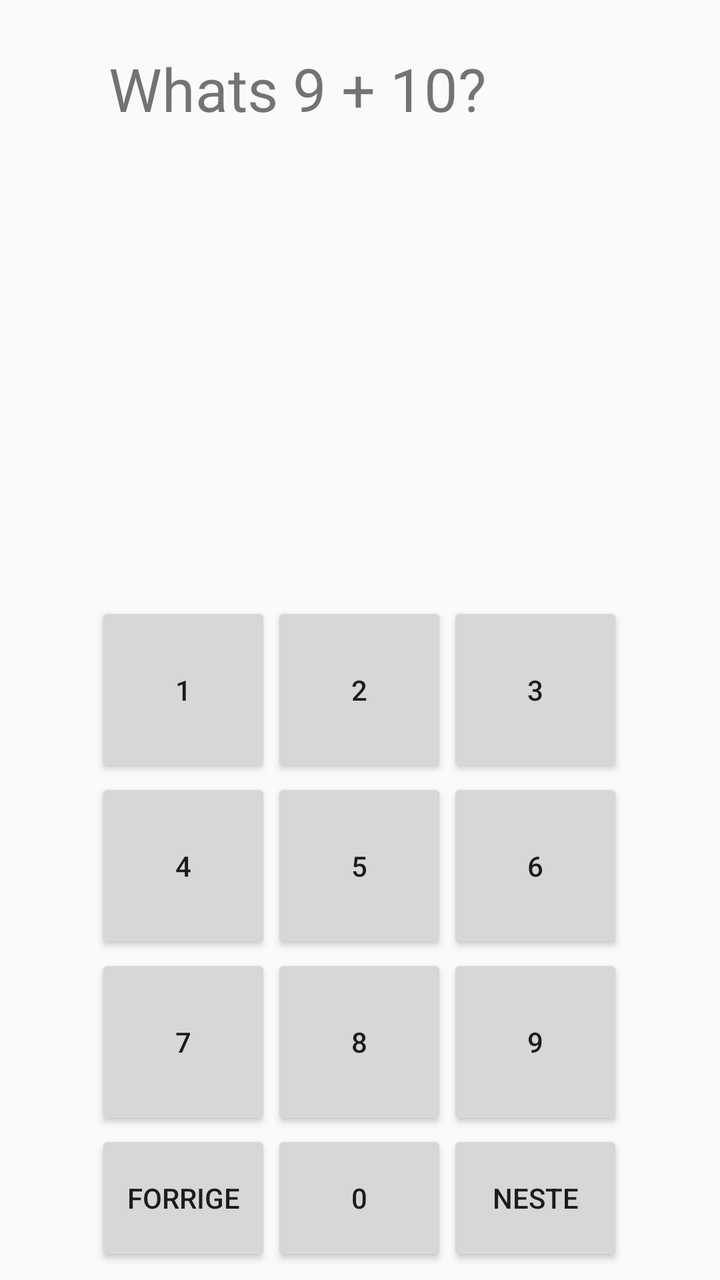
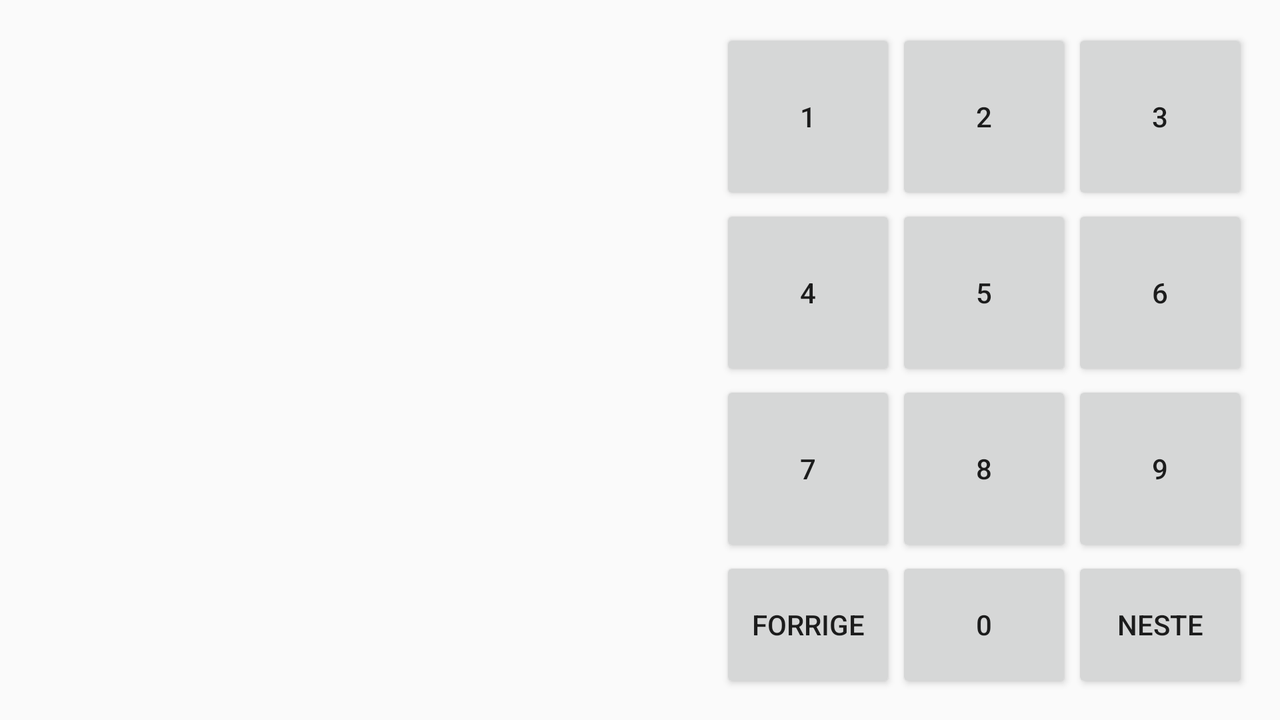

Two renders of one Android screen. The first uses the default layout on a phone; the second uses the alternative layout the repository ships for a different screen configuration, on a matching device. The two XML files are below.
<!-- AndroidManifest.xml: application theme Theme.Mappe1 -->
<!-- res/layout/game_activity.xml -->
<?xml version="1.0" encoding="utf-8"?>
<android.support.constraint.ConstraintLayout xmlns:android="http://schemas.android.com/apk/res/android"
    xmlns:app="http://schemas.android.com/apk/res-auto"
    xmlns:tools="http://schemas.android.com/tools"
    android:layout_width="match_parent"
    android:layout_height="match_parent"
    tools:context=".GameActivity"
    tools:ignore="Typos"
    >

    <TableLayout
        android:layout_width="265dp"
        android:layout_height="333dp"
        app:layout_constraintBottom_toBottomOf="parent"
        app:layout_constraintEnd_toEndOf="parent"
        app:layout_constraintStart_toStartOf="parent"
        app:layout_constraintTop_toTopOf="parent"
        app:layout_constraintVertical_bias="0.98">

        <TableRow
            android:layout_width="match_parent"
            android:layout_height="wrap_content">

            <Button
                android:id="@+id/button19"
                android:layout_width="88dp"
                android:layout_height="88dp"
                android:text="@string/game_1" />

            <Button
                android:id="@+id/button18"
                android:layout_width="88dp"
                android:layout_height="88dp"
                android:text="@string/game_2" />

            <Button
                android:id="@+id/button17"
                android:layout_width="88dp"
                android:layout_height="88dp"
                android:text="@string/game_3" />

        </TableRow>

        <TableRow
            android:layout_width="match_parent"
            android:layout_height="75dp">

            <Button
                android:id="@+id/button23"
                android:layout_width="88dp"
                android:layout_height="88dp"
                android:text="@string/game_4" />

            <Button
                android:id="@+id/button22"
                android:layout_width="88dp"
                android:layout_height="88dp"
                android:text="@string/game_5" />

            <Button
                android:id="@+id/button21"
                android:layout_width="88dp"
                android:layout_height="88dp"
                android:text="@string/game_6" />

        </TableRow>

        <TableRow
            android:layout_width="match_parent"
            android:layout_height="match_parent">

            <Button
                android:id="@+id/button27"
                android:layout_width="88dp"
                android:layout_height="88dp"
                android:text="@string/game_7" />

            <Button
                android:id="@+id/button26"
                android:layout_width="88dp"
                android:layout_height="88dp"
                android:text="@string/game_8" />

            <Button
                android:id="@+id/button25"
                android:layout_width="88dp"
                android:layout_height="88dp"
                android:text="@string/game_9" />

        </TableRow>

        <TableRow
            android:layout_width="match_parent"
            android:layout_height="match_parent">

            <Button
                android:id="@+id/button31"
                android:layout_width="88dp"
                android:layout_height="68dp"
                android:text="@string/game_forrige" />

            <Button
                android:id="@+id/button30"
                android:layout_width="88dp"
                android:layout_height="68dp"
                android:text="@string/game_0" />

            <Button
                android:id="@+id/button29"
                android:layout_width="88dp"
                android:layout_height="68dp"
                android:text="@string/game_neste" />

        </TableRow>
    </TableLayout>

    <TextView
        android:id="@+id/textView"
        android:layout_width="253dp"
        android:layout_height="93dp"
        android:layout_marginTop="24dp"
        android:text="Whats 9 + 10?"
        android:textSize="30dp"
        app:layout_constraintEnd_toEndOf="parent"
        app:layout_constraintHorizontal_bias="0.507"
        app:layout_constraintStart_toStartOf="parent"
        app:layout_constraintTop_toTopOf="parent" />
</android.support.constraint.ConstraintLayout>
<!-- resources referenced by this layout -->
<resources>
  <string name="game_0">0</string>
  <string name="game_1">1</string>
  <string name="game_2">2</string>
  <string name="game_3">3</string>
  <string name="game_4">4</string>
  <string name="game_5">5</string>
  <string name="game_6">6</string>
  <string name="game_7">7</string>
  <string name="game_8">8</string>
  <string name="game_9">9</string>
  <string name="game_forrige">Forrige</string>
  <string name="game_neste">Neste</string>
  <style name="Theme.Mappe1" parent="Theme.AppCompat.Light.DarkActionBar">
          
          <item name="colorPrimary">@color/purple_500</item>
          <item name="colorPrimaryDark">@color/purple_700</item>
          <item name="colorAccent">@color/teal_200</item>
          
      </style>
</resources>
<!-- res/layout-land/game_activity.xml (the repository's variant of the layout above) -->
<!-- drawn on the phone turned sideways -->
<?xml version="1.0" encoding="utf-8"?>
<android.support.constraint.ConstraintLayout xmlns:android="http://schemas.android.com/apk/res/android"
    xmlns:app="http://schemas.android.com/apk/res-auto"
    xmlns:tools="http://schemas.android.com/tools"
    android:layout_width="match_parent"
    android:layout_height="match_parent"
    tools:context=".GameActivity"
    tools:ignore="Typos"
    >

    <TableLayout
        android:layout_width="265dp"
        android:layout_height="333dp"
        app:layout_constraintBottom_toBottomOf="parent"
        app:layout_constraintEnd_toEndOf="parent"
        app:layout_constraintHorizontal_bias="0.96"
        app:layout_constraintStart_toStartOf="parent"
        app:layout_constraintTop_toTopOf="parent"
        app:layout_constraintVertical_bias="0.53">

        <TableRow
            android:layout_width="match_parent"
            android:layout_height="wrap_content">

            <Button
                android:id="@+id/button_1"
                android:layout_width="88dp"
                android:layout_height="88dp"
                android:text="@string/game_1" />

            <Button
                android:id="@+id/button_2"
                android:layout_width="88dp"
                android:layout_height="88dp"
                android:text="@string/game_2" />

            <Button
                android:id="@+id/button_3"
                android:layout_width="88dp"
                android:layout_height="88dp"
                android:text="@string/game_3" />

        </TableRow>

        <TableRow
            android:layout_width="match_parent"
            android:layout_height="75dp">

            <Button
                android:id="@+id/button_4"
                android:layout_width="88dp"
                android:layout_height="88dp"
                android:text="@string/game_4" />

            <Button
                android:id="@+id/button_5"
                android:layout_width="88dp"
                android:layout_height="88dp"
                android:text="@string/game_5" />

            <Button
                android:id="@+id/button_6"
                android:layout_width="88dp"
                android:layout_height="88dp"
                android:text="@string/game_6" />

        </TableRow>

        <TableRow
            android:layout_width="match_parent"
            android:layout_height="match_parent">

            <Button
                android:id="@+id/button_7"
                android:layout_width="88dp"
                android:layout_height="88dp"
                android:text="@string/game_7" />

            <Button
                android:id="@+id/button_8"
                android:layout_width="88dp"
                android:layout_height="88dp"
                android:text="@string/game_8" />

            <Button
                android:id="@+id/button_9"
                android:layout_width="88dp"
                android:layout_height="88dp"
                android:text="@string/game_9" />

        </TableRow>

        <TableRow
            android:layout_width="match_parent"
            android:layout_height="match_parent">

            <Button
                android:id="@+id/button_forrige"
                android:layout_width="88dp"
                android:layout_height="68dp"
                android:text="@string/game_forrige" />

            <Button
                android:id="@+id/button_0"
                android:layout_width="88dp"
                android:layout_height="68dp"
                android:text="@string/game_0" />

            <Button
                android:id="@+id/button_neste"
                android:layout_width="88dp"
                android:layout_height="68dp"
                android:text="@string/game_neste" />

        </TableRow>
    </TableLayout>
</android.support.constraint.ConstraintLayout>
